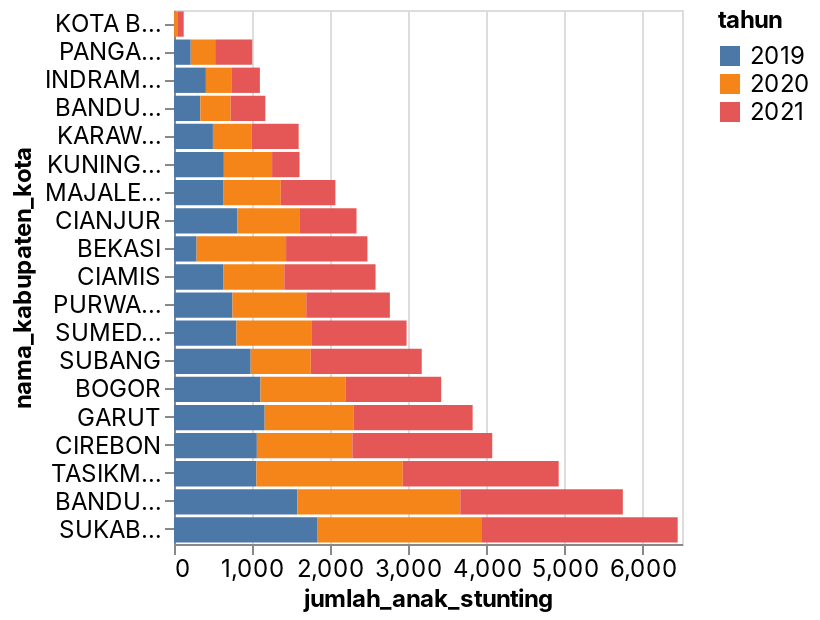

This figure's notebook cell:
### Code cell
_deepnote_run_altair(stunting, """{"data":{"name":"placeholder"},"mark":{"type":"bar","tooltip":true},"height":220,"$schema":"https://vega.github.io/schema/vega-lite/v4.json","autosize":{"type":"fit"},"encoding":{"x":{"sort":null,"type":"quantitative","field":"jumlah_anak_stunting","scale":{"type":"linear","zero":false}},"y":{"sort":{"order":"ascending","encoding":"x"},"type":"nominal","field":"nama_kabupaten_kota","scale":{"type":"linear","zero":true}},"color":{"sort":null,"type":"nominal","field":"tahun","scale":{"type":"linear","zero":false}}}}""")

### Figure 1 — Vega-Lite specification as saved in the notebook (floating-point values rounded to 4 significant figures)
{"config": {"view": {"continuousWidth": 400, "continuousHeight": 300}, "area": {"fill": "#51C0E9"}, "axis": {"labelFont": "Inter, sans-serif", "labelFontSize": 12, "labelFontWeight": "normal", "labelLimit": 60, "labelOverlap": "greedy", "titleFont": "Inter, sans-serif", "titleFontSize": 12, "titleFontWeight": "bold"}, "background": "#ffffff", "legend": {"labelFont": "Inter, sans-serif", "labelFontSize": 12, "titleFont": "Inter, sans-serif", "titleFontSize": 12, "titleFontWeight": "bold"}, "line": {"stroke": "#51C0E9", "strokeWidth": 2}, "rect": {"fill": "#51C0E9"}, "title": {"anchor": "start", "color": "#000000", "font": "Inter, sans-serif", "fontSize": 22, "fontWeight": "normal"}}, "data": {"name": "data-03eda4047ac1af5f315480ab316149fd"}, "mark": {"type": "bar", "tooltip": true}, "autosize": {"type": "fit"}, "encoding": {"color": {"type": "nominal", "field": "tahun", "scale": {"type": "linear", "zero": false}, "sort": null}, "x": {"type": "quantitative", "field": "jumlah_anak_stunting", "scale": {"type": "linear", "zero": false}, "sort": null}, "y": {"type": "nominal", "field": "nama_kabupaten_kota", "scale": {"type": "linear", "zero": true}, "sort": {"encoding": "x", "order": "ascending"}}}, "height": 300, "width": "container", "$schema": "https://vega.github.io/schema/vega-lite/v4.json", "datasets": {"data-03eda4047ac1af5f315480ab316149fd": [{"nama_kabupaten_kota": " BANDUNG", "kode_kabupaten_kota": 3204.0, "tahun": 2019.0, "jumlah_anak_stunting": 1579.0}, {"nama_kabupaten_kota": " BANDUNG", "kode_kabupaten_kota": 3204.0, "tahun": 2020.0, "jumlah_anak_stunting": 2084.0}, {"nama_kabupaten_kota": " BANDUNG", "kode_kabupaten_kota": 3204.0, "tahun": 2021.0, "jumlah_anak_stunting": 2080.0}, {"nama_kabupaten_kota": " BANDUNG BARAT", "kode_kabupaten_kota": 3217.0, "tahun": 2019.0, "jumlah_anak_stunting": 337.0}, {"nama_kabupaten_kota": " BANDUNG BARAT", "kode_kabupaten_kota": 3217.0, "tahun": 2020.0, "jumlah_anak_stunting": 388.0}, {"nama_kabupaten_kota": " BANDUNG BARAT", "kode_kabupaten_kota": 3217.0, "tahun": 2021.0, "jumlah_anak_stunting": 444.0}, {"nama_kabupaten_kota": " BEKASI", "kode_kabupaten_kota": 3216.0, "tahun": 2019.0, "jumlah_anak_stunting": 289.0}, {"nama_kabupaten_kota": " BEKASI", "kode_kabupaten_kota": 3216.0, "tahun": 2020.0, "jumlah_anak_stunting": 1145.0}, {"nama_kabupaten_kota": " BEKASI", "kode_kabupaten_kota": 3216.0, "tahun": 2021.0, "jumlah_anak_stunting": 1041.0}, {"nama_kabupaten_kota": " BOGOR", "kode_kabupaten_kota": 3201.0, "tahun": 2019.0, "jumlah_anak_stunting": 1107.0}, {"nama_kabupaten_kota": " BOGOR", "kode_kabupaten_kota": 3201.0, "tahun": 2020.0, "jumlah_anak_stunting": 1086.0}, {"nama_kabupaten_kota": " BOGOR", "kode_kabupaten_kota": 3201.0, "tahun": 2021.0, "jumlah_anak_stunting": 1226.0}, {"nama_kabupaten_kota": " CIAMIS", "kode_kabupaten_kota": 3207.0, "tahun": 2019.0, "jumlah_anak_stunting": 634.0}, {"nama_kabupaten_kota": " CIAMIS", "kode_kabupaten_kota": 3207.0, "tahun": 2020.0, "jumlah_anak_stunting": 777.0}, {"nama_kabupaten_kota": " CIAMIS", "kode_kabupaten_kota": 3207.0, "tahun": 2021.0, "jumlah_anak_stunting": 1168.0}, {"nama_kabupaten_kota": " CIANJUR", "kode_kabupaten_kota": 3203.0, "tahun": 2019.0, "jumlah_anak_stunting": 809.0}, {"nama_kabupaten_kota": " CIANJUR", "kode_kabupaten_kota": 3203.0, "tahun": 2020.0, "jumlah_anak_stunting": 794.0}, {"nama_kabupaten_kota": " CIANJUR", "kode_kabupaten_kota": 3203.0, "tahun": 2021.0, "jumlah_anak_stunting": 732.0}, {"nama_kabupaten_kota": " CIREBON", "kode_kabupaten_kota": 3209.0, "tahun": 2019.0, "jumlah_anak_stunting": 1060.0}, {"nama_kabupaten_kota": " CIREBON", "kode_kabupaten_kota": 3209.0, "tahun": 2020.0, "jumlah_anak_stunting": 1222.0}, {"nama_kabupaten_kota": " CIREBON", "kode_kabupaten_kota": 3209.0, "tahun": 2021.0, "jumlah_anak_stunting": 1790.0}, {"nama_kabupaten_kota": " GARUT", "kode_kabupaten_kota": 3205.0, "tahun": 2019.0, "jumlah_anak_stunting": 1160.0}, {"nama_kabupaten_kota": " GARUT", "kode_kabupaten_kota": 3205.0, "tahun": 2020.0, "jumlah_anak_stunting": 1136.0}, {"nama_kabupaten_kota": " GARUT", "kode_kabupaten_kota": 3205.0, "tahun": 2021.0, "jumlah_anak_stunting": 1525.0}, {"nama_kabupaten_kota": " INDRAMAYU", "kode_kabupaten_kota": 3212.0, "tahun": 2019.0, "jumlah_anak_stunting": 408.0}, {"nama_kabupaten_kota": " INDRAMAYU", "kode_kabupaten_kota": 3212.0, "tahun": 2020.0, "jumlah_anak_stunting": 333.0}, {"nama_kabupaten_kota": " INDRAMAYU", "kode_kabupaten_kota": 3212.0, "tahun": 2021.0, "jumlah_anak_stunting": 358.0}, {"nama_kabupaten_kota": " KARAWANG", "kode_kabupaten_kota": 3215.0, "tahun": 2019.0, "jumlah_anak_stunting": 498.0}, {"nama_kabupaten_kota": " KARAWANG", "kode_kabupaten_kota": 3215.0, "tahun": 2020.0, "jumlah_anak_stunting": 496.0}, {"nama_kabupaten_kota": " KARAWANG", "kode_kabupaten_kota": 3215.0, "tahun": 2021.0, "jumlah_anak_stunting": 601.0}, {"nama_kabupaten_kota": " KUNINGAN", "kode_kabupaten_kota": 3208.0, "tahun": 2019.0, "jumlah_anak_stunting": 638.0}, {"nama_kabupaten_kota": " KUNINGAN", "kode_kabupaten_kota": 3208.0, "tahun": 2020.0, "jumlah_anak_stunting": 617.0}, {"nama_kabupaten_kota": " KUNINGAN", "kode_kabupaten_kota": 3208.0, "tahun": 2021.0, "jumlah_anak_stunting": 351.0}, {"nama_kabupaten_kota": " MAJALENGKA", "kode_kabupaten_kota": 3210.0, "tahun": 2019.0, "jumlah_anak_stunting": 635.0}, {"nama_kabupaten_kota": " MAJALENGKA", "kode_kabupaten_kota": 3210.0, "tahun": 2020.0, "jumlah_anak_stunting": 731.0}, {"nama_kabupaten_kota": " MAJALENGKA", "kode_kabupaten_kota": 3210.0, "tahun": 2021.0, "jumlah_anak_stunting": 699.0}, {"nama_kabupaten_kota": " PANGANDARAN", "kode_kabupaten_kota": 3218.0, "tahun": 2019.0, "jumlah_anak_stunting": 214.0}, {"nama_kabupaten_kota": " PANGANDARAN", "kode_kabupaten_kota": 3218.0, "tahun": 2020.0, "jumlah_anak_stunting": 313.0}, {"nama_kabupaten_kota": " PANGANDARAN", "kode_kabupaten_kota": 3218.0, "tahun": 2021.0, "jumlah_anak_stunting": 474.0}, {"nama_kabupaten_kota": " PURWAKARTA", "kode_kabupaten_kota": 3214.0, "tahun": 2019.0, "jumlah_anak_stunting": 748.0}, {"nama_kabupaten_kota": " PURWAKARTA", "kode_kabupaten_kota": 3214.0, "tahun": 2020.0, "jumlah_anak_stunting": 944.0}, {"nama_kabupaten_kota": " PURWAKARTA", "kode_kabupaten_kota": 3214.0, "tahun": 2021.0, "jumlah_anak_stunting": 1070.0}, {"nama_kabupaten_kota": " SUBANG", "kode_kabupaten_kota": 3213.0, "tahun": 2019.0, "jumlah_anak_stunting": 981.0}, {"nama_kabupaten_kota": " SUBANG", "kode_kabupaten_kota": 3213.0, "tahun": 2020.0, "jumlah_anak_stunting": 769.0}, {"nama_kabupaten_kota": " SUBANG", "kode_kabupaten_kota": 3213.0, "tahun": 2021.0, "jumlah_anak_stunting": 1420.0}, {"nama_kabupaten_kota": " SUKABUMI", "kode_kabupaten_kota": 3202.0, "tahun": 2019.0, "jumlah_anak_stunting": 1838.0}, {"nama_kabupaten_kota": " SUKABUMI", "kode_kabupaten_kota": 3202.0, "tahun": 2020.0, "jumlah_anak_stunting": 2093.0}, {"nama_kabupaten_kota": " SUKABUMI", "kode_kabupaten_kota": 3202.0, "tahun": 2021.0, "jumlah_anak_stunting": 2514.0}, {"nama_kabupaten_kota": " SUMEDANG", "kode_kabupaten_kota": 3211.0, "tahun": 2019.0, "jumlah_anak_stunting": 798.0}, {"nama_kabupaten_kota": " SUMEDANG", "kode_kabupaten_kota": 3211.0, "tahun": 2020.0, "jumlah_anak_stunting": 967.0}, {"nama_kabupaten_kota": " SUMEDANG", "kode_kabupaten_kota": 3211.0, "tahun": 2021.0, "jumlah_anak_stunting": 1211.0}, {"nama_kabupaten_kota": " TASIKMALAYA", "kode_kabupaten_kota": 3206.0, "tahun": 2019.0, "jumlah_anak_stunting": 1054.0}, {"nama_kabupaten_kota": " TASIKMALAYA", "kode_kabupaten_kota": 3206.0, "tahun": 2020.0, "jumlah_anak_stunting": 1873.0}, {"nama_kabupaten_kota": " TASIKMALAYA", "kode_kabupaten_kota": 3206.0, "tahun": 2021.0, "jumlah_anak_stunting": 1995.0}, {"nama_kabupaten_kota": "KOTA BANJAR", "kode_kabupaten_kota": 3279.0, "tahun": 2019.0, "jumlah_anak_stunting": 1.0}, {"nama_kabupaten_kota": "KOTA BANJAR", "kode_kabupaten_kota": 3279.0, "tahun": 2020.0, "jumlah_anak_stunting": 50.0}, {"nama_kabupaten_kota": "KOTA BANJAR", "kode_kabupaten_kota": 3279.0, "tahun": 2021.0, "jumlah_anak_stunting": 73.0}]}}
